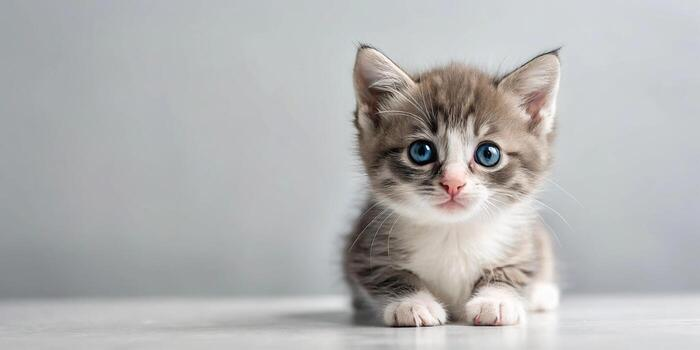
#> input picture photos/cat1.jpg, 700 x 350 px
$ python basic.py
#> lines starting #> are read from the running program, lines starting #| are printed output that depends on the picture; after the words box and inside, x2 and y2 are one past the last pixel; in counts of white or black regions, pixels touching at a corner belong together
import cv2 as cv

img = cv.imread('photos/cat1.jpg')
#> img is the input picture: shape (350, 700, 3); mean B, G, R 179.9, 179.9, 180
cv.imshow('Cat',img)

#converting to grayscale
gray = cv.cvtColor(img,cv.COLOR_BGR2GRAY)
cv.imshow('Gray',gray)

#blur the image
blur = cv.GaussianBlur(img,(7,7),cv.BORDER_DEFAULT)
cv.imshow('Blur',blur)

#detecting edges

canny = cv.Canny(img,125,175)
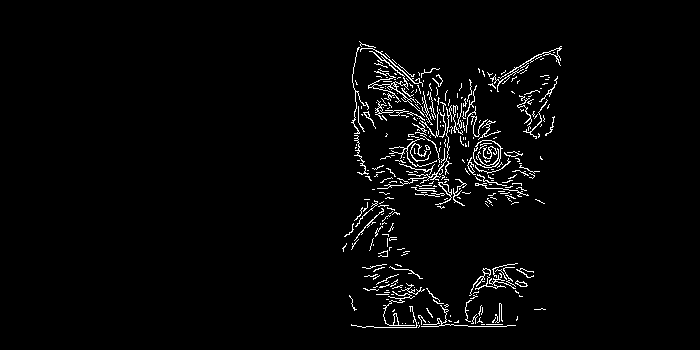
#> canny: shape (350, 700); 2.7% white in thin lines or dots, all inside (x1, y1, x2, y2) = (342, 41, 562, 328)
cv.imshow('Canny Edges',canny)

canny_blur = cv.Canny(blur,125,175)
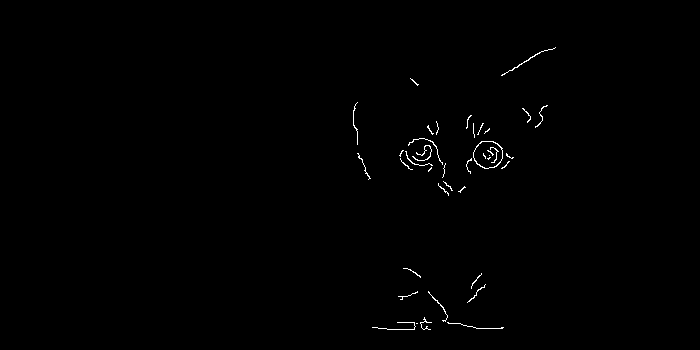
#> canny_blur: shape (350, 700); 0.47% white in thin lines or dots, all inside (x1, y1, x2, y2) = (353, 47, 556, 330)
cv.imshow('Canny Edges blur',canny_blur)

#dilating the image
dilated = cv.dilate(canny,(7,7),iterations = 3)
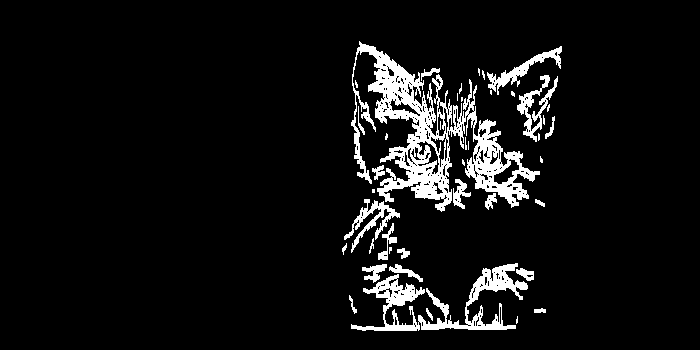
#> dilated: shape (350, 700); 7% white; 42 white regions (20 under 20 px), largest, box (x1, y1, x2, y2) and area: (351, 41, 540, 212) 9379, (351, 263, 528, 331) 3370, (517, 75, 558, 142) 774
cv.imshow('Dialted',dilated)

# eroding the image
eroded = cv.erode(dilated,(7,7),iterations=3)
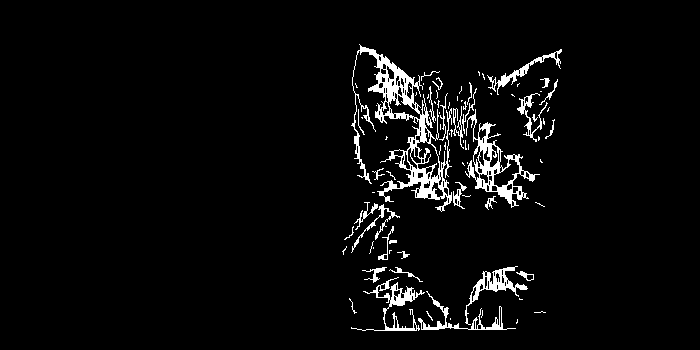
#> eroded: shape (350, 700); 4.2% white; 83 white regions (51 under 20 px), largest, box (x1, y1, x2, y2) and area: (351, 44, 452, 212) 3833, (465, 109, 540, 208) 1579, (351, 277, 425, 331) 755
cv.imshow('Eroded',eroded)

#resizing
resized = cv.resize(img,(500,500),interpolation=cv.INTER_CUBIC)
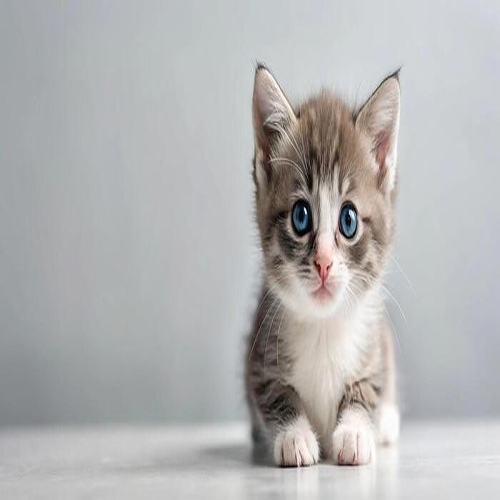
#> resized: shape (500, 500, 3); mean B, G, R 179.9, 179.9, 180
cv.imshow('Resized',resized)

#cropping
cropped  = img[50:200,200:400]
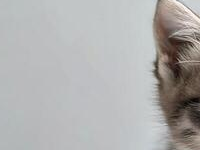
#> cropped: shape (150, 200, 3); mean B, G, R 174.2, 174.7, 175.5
cv.imshow('Cropped',cropped)
cv.waitKey(0)

$ run again, with photos/gang.jpeg copied over photos/cat1.jpg
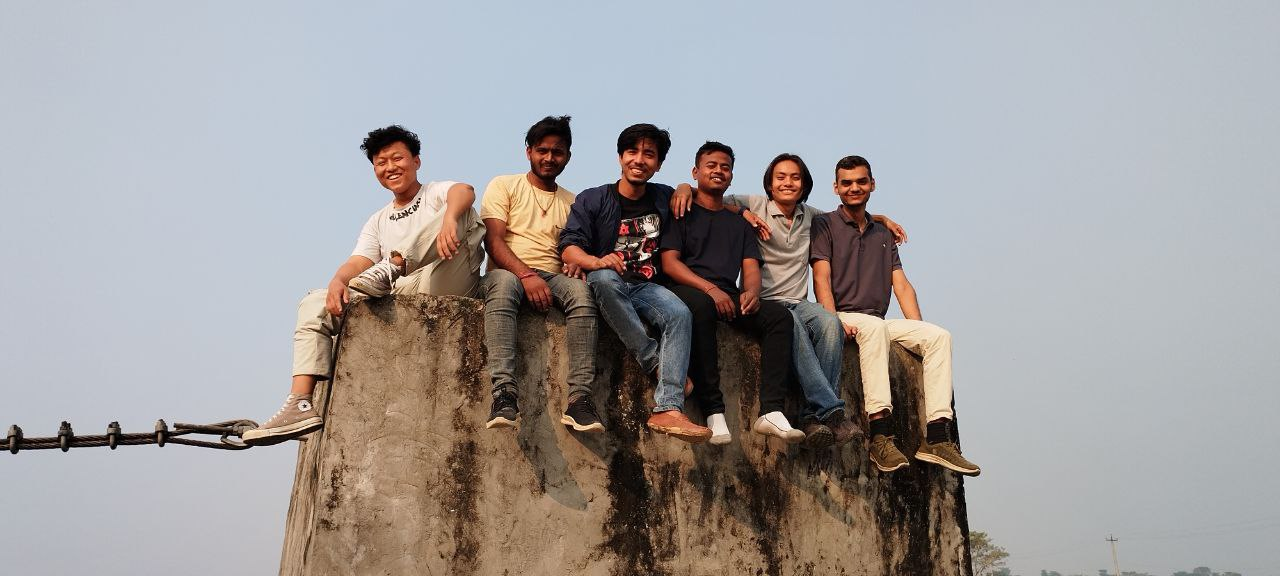
#> input picture photos/gang.jpeg, 1280 x 576 px
#> img is the input picture: shape (576, 1280, 3); mean B, G, R 155.5, 156.1, 160.2
#> `canny = cv.Canny(img,125,175)`:
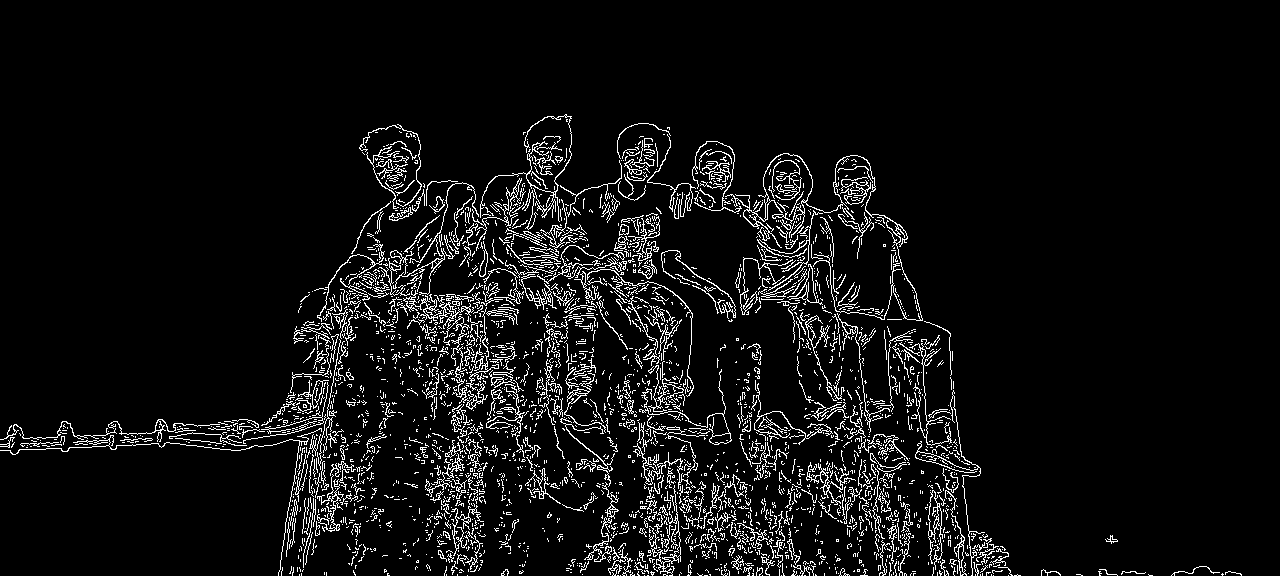
#> canny: shape (576, 1280); 6.3% white in thin lines or dots, all inside (x1, y1, x2, y2) = (0, 114, 1242, 576)
#> canny_blur: shape (576, 1280); 1.2% white in thin lines or dots, all inside (x1, y1, x2, y2) = (0, 116, 986, 576)
#> dilated: shape (576, 1280); 15.2% white; 424 white regions (281 under 20 px), largest, box (x1, y1, x2, y2) and area: (0, 114, 1013, 576) 97852, (359, 124, 425, 224) 2455, (661, 250, 736, 325) 1125
#> eroded: shape (576, 1280); 9.5% white; 801 white regions (655 under 20 px), largest, box (x1, y1, x2, y2) and area: (0, 117, 732, 576) 36124, (560, 126, 1011, 576) 17906, (359, 127, 425, 224) 1537
#> `cropped  = img[50:200,200:400]`:
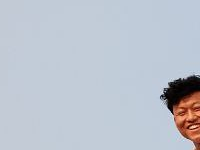
#> cropped: shape (150, 200, 3); mean B, G, R 205.4, 194.6, 187.7
